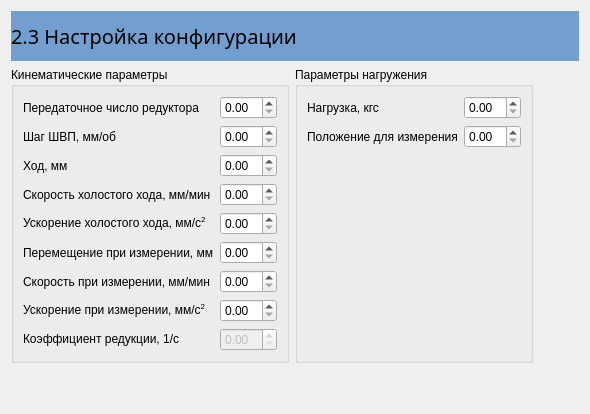
      <widget class="QWidget" name="page23">
       <layout class="QGridLayout" name="gridLayout_4">
        <item row="12" column="0">
         <spacer name="verticalSpacer_6">
          <property name="orientation">
           <enum>Qt::Vertical</enum>
          </property>
          <property name="sizeHint" stdset="0">
           <size>
            <width>20</width>
            <height>40</height>
           </size>
          </property>
         </spacer>
        </item>
        <item row="11" column="0">
         <widget class="QGroupBox" name="gbKin23">
          <property name="title">
           <string>Кинематические параметры</string>
          </property>
          <layout class="QGridLayout" name="gridLayout_10">
           <item row="6" column="0">
            <widget class="QLabel" name="label_11">
             <property name="text">
              <string>Перемещение при измерении, мм</string>
             </property>
            </widget>
           </item>
           <item row="2" column="1">
            <widget class="QDoubleSpinBox" name="spnPitch23"/>
           </item>
           <item row="6" column="1">
            <widget class="QDoubleSpinBox" name="spnNom_Dsp_Measure23"/>
           </item>
           <item row="4" column="0">
            <widget class="QLabel" name="label_12">
             <property name="text">
              <string>Скорость холостого хода, мм/мин</string>
             </property>
            </widget>
           </item>
           <item row="5" column="1">
            <widget class="QDoubleSpinBox" name="spnNom_Accel_Idle23"/>
           </item>
           <item row="5" column="0">
            <widget class="QLabel" name="label_18">
             <property name="text">
              <string>Ускорение холостого хода, мм/с&lt;sup&gt;2&lt;/sup&gt;</string>
             </property>
            </widget>
           </item>
           <item row="3" column="0">
            <widget class="QLabel" name="label_8">
             <property name="text">
              <string>Ход, мм</string>
             </property>
            </widget>
           </item>
           <item row="1" column="0">
            <widget class="QLabel" name="label_14">
             <property name="text">
              <string>Передаточное число редуктора</string>
             </property>
            </widget>
           </item>
           <item row="4" column="1">
            <widget class="QDoubleSpinBox" name="spnNom_Vel_Idle23"/>
           </item>
           <item row="3" column="1">
            <widget class="QDoubleSpinBox" name="spnNom_Dsp_Idle23"/>
           </item>
           <item row="7" column="1">
            <widget class="QDoubleSpinBox" name="spnNom_Vel_Measure23"/>
           </item>
           <item row="1" column="1">
            <widget class="QDoubleSpinBox" name="spnGear23"/>
           </item>
           <item row="8" column="0">
            <widget class="QLabel" name="label_19">
             <property name="text">
              <string>Ускорение при измерении, мм/с&lt;sup&gt;2&lt;/sup&gt;</string>
             </property>
            </widget>
           </item>
           <item row="2" column="0">
            <widget class="QLabel" name="label_7">
             <property name="text">
              <string>Шаг ШВП, мм/об</string>
             </property>
            </widget>
           </item>
           <item row="8" column="1">
            <widget class="QDoubleSpinBox" name="spnNom_Accel_Measure23"/>
           </item>
           <item row="7" column="0">
            <widget class="QLabel" name="label_10">
             <property name="text">
              <string>Скорость при измерении, мм/мин</string>
             </property>
            </widget>
           </item>
           <item row="9" column="1">
            <widget class="QDoubleSpinBox" name="spnMicrostep23">
             <property name="enabled">
              <bool>false</bool>
             </property>
            </widget>
           </item>
           <item row="9" column="0">
            <widget class="QLabel" name="label_20">
             <property name="text">
              <string>&lt;html&gt;&lt;head/&gt;&lt;body&gt;&lt;p&gt;Коэффициент редукции, 1/c&lt;/p&gt;&lt;/body&gt;&lt;/html&gt;</string>
             </property>
            </widget>
           </item>
          </layout>
         </widget>
        </item>
        <item row="11" column="1">
         <widget class="QGroupBox" name="gbLoad23">
          <property name="title">
           <string>Параметры нагружения</string>
          </property>
          <layout class="QGridLayout" name="gridLayout_11">
           <item row="2" column="0">
            <widget class="QLabel" name="label_9">
             <property name="text">
              <string>Положение для измерения</string>
             </property>
            </widget>
           </item>
           <item row="1" column="0">
            <widget class="QLabel" name="label_13">
             <property name="text">
              <string>Нагрузка, кгс</string>
             </property>
            </widget>
           </item>
           <item row="3" column="0">
            <spacer name="verticalSpacer_8">
             <property name="orientation">
              <enum>Qt::Vertical</enum>
             </property>
             <property name="sizeHint" stdset="0">
              <size>
               <width>20</width>
               <height>40</height>
              </size>
             </property>
            </spacer>
           </item>
           <item row="2" column="1">
            <widget class="QDoubleSpinBox" name="spnNom_Pos_Measure23"/>
           </item>
           <item row="1" column="1">
            <widget class="QDoubleSpinBox" name="spnNom_Load23"/>
           </item>
          </layout>
         </widget>
        </item>
        <item row="11" column="2">
         <spacer name="horizontalSpacer_11">
          <property name="orientation">
           <enum>Qt::Horizontal</enum>
          </property>
          <property name="sizeHint" stdset="0">
           <size>
            <width>40</width>
            <height>20</height>
           </size>
          </property>
         </spacer>
        </item>
        <item row="0" column="0" colspan="3">
         <widget class="QLabel" name="label_132">
          <property name="minimumSize">
           <size>
            <width>0</width>
            <height>50</height>
           </size>
          </property>
          <property name="maximumSize">
           <size>
            <width>16777215</width>
            <height>50</height>
           </size>
          </property>
          <property name="styleSheet">
           <string notr="true">background-color: rgb(114, 159, 207);
font: 15pt bold;</string>
          </property>
          <property name="text">
           <string>2.3 Настройка конфигурации</string>
          </property>
          <property name="margin">
           <number>5</number>
          </property>
         </widget>
        </item>
       </layout>
      </widget>
